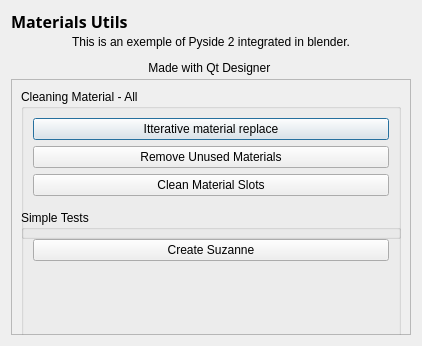
<?xml version="1.0" encoding="UTF-8"?>
<ui version="4.0">
 <class>Dialog</class>
 <widget class="QDialog" name="Dialog">
  <property name="geometry">
   <rect>
    <x>0</x>
    <y>0</y>
    <width>420</width>
    <height>346</height>
   </rect>
  </property>
  <property name="windowTitle">
   <string>Dialog</string>
  </property>
  <layout class="QHBoxLayout" name="horizontalLayout">
   <item>
    <layout class="QVBoxLayout" name="verticalLayout_3">
     <property name="spacing">
      <number>4</number>
     </property>
     <property name="sizeConstraint">
      <enum>QLayout::SetMinimumSize</enum>
     </property>
     <item>
      <widget class="QLabel" name="label">
       <property name="sizePolicy">
        <sizepolicy hsizetype="Minimum" vsizetype="Minimum">
         <horstretch>0</horstretch>
         <verstretch>0</verstretch>
        </sizepolicy>
       </property>
       <property name="minimumSize">
        <size>
         <width>0</width>
         <height>20</height>
        </size>
       </property>
       <property name="maximumSize">
        <size>
         <width>16777215</width>
         <height>20</height>
        </size>
       </property>
       <property name="font">
        <font>
         <family>Arial Black</family>
         <pointsize>12</pointsize>
         <weight>75</weight>
         <bold>true</bold>
        </font>
       </property>
       <property name="text">
        <string>Materials Utils</string>
       </property>
      </widget>
     </item>
     <item>
      <spacer name="verticalSpacer_4">
       <property name="orientation">
        <enum>Qt::Vertical</enum>
       </property>
       <property name="sizeHint" stdset="0">
        <size>
         <width>20</width>
         <height>40</height>
        </size>
       </property>
      </spacer>
     </item>
     <item>
      <widget class="QLabel" name="label_2">
       <property name="font">
        <font>
         <family>Arial</family>
        </font>
       </property>
       <property name="contextMenuPolicy">
        <enum>Qt::NoContextMenu</enum>
       </property>
       <property name="layoutDirection">
        <enum>Qt::LeftToRight</enum>
       </property>
       <property name="text">
        <string>&lt;html&gt;&lt;head/&gt;&lt;body&gt;&lt;p align=&quot;center&quot;&gt;This is an exemple of Pyside 2 integrated in blender.&lt;/p&gt;&lt;p align=&quot;center&quot;&gt;Made with Qt Designer &lt;/p&gt;&lt;/body&gt;&lt;/html&gt;</string>
       </property>
      </widget>
     </item>
     <item>
      <widget class="QFrame" name="frame">
       <property name="minimumSize">
        <size>
         <width>400</width>
         <height>250</height>
        </size>
       </property>
       <property name="maximumSize">
        <size>
         <width>16777215</width>
         <height>300</height>
        </size>
       </property>
       <property name="frameShape">
        <enum>QFrame::StyledPanel</enum>
       </property>
       <property name="frameShadow">
        <enum>QFrame::Raised</enum>
       </property>
       <layout class="QVBoxLayout" name="verticalLayout_4">
        <item>
         <widget class="QGroupBox" name="groupBox_2">
          <property name="minimumSize">
           <size>
            <width>0</width>
            <height>150</height>
           </size>
          </property>
          <property name="maximumSize">
           <size>
            <width>16777215</width>
            <height>150</height>
           </size>
          </property>
          <property name="title">
           <string>Cleaning Material - All</string>
          </property>
          <layout class="QVBoxLayout" name="verticalLayout_5">
           <item>
            <widget class="QPushButton" name="IteMatBtn_all">
             <property name="text">
              <string>Itterative material replace</string>
             </property>
            </widget>
           </item>
           <item>
            <widget class="QPushButton" name="RemUnMat_all">
             <property name="text">
              <string>Remove Unused Materials</string>
             </property>
            </widget>
           </item>
           <item>
            <widget class="QPushButton" name="CleanMat_all">
             <property name="text">
              <string>Clean Material Slots</string>
             </property>
            </widget>
           </item>
           <item>
            <spacer name="verticalSpacer">
             <property name="orientation">
              <enum>Qt::Vertical</enum>
             </property>
             <property name="sizeType">
              <enum>QSizePolicy::MinimumExpanding</enum>
             </property>
             <property name="sizeHint" stdset="0">
              <size>
               <width>15</width>
               <height>15</height>
              </size>
             </property>
            </spacer>
           </item>
          </layout>
         </widget>
        </item>
        <item>
         <widget class="QGroupBox" name="groupBox_3">
          <property name="minimumSize">
           <size>
            <width>0</width>
            <height>150</height>
           </size>
          </property>
          <property name="maximumSize">
           <size>
            <width>16777215</width>
            <height>150</height>
           </size>
          </property>
          <property name="title">
           <string>Simple Tests</string>
          </property>
          <layout class="QVBoxLayout" name="verticalLayout_6">
           <item>
            <widget class="QPushButton" name="Suzanne">
             <property name="text">
              <string>Create Suzanne</string>
             </property>
            </widget>
           </item>
           <item>
            <spacer name="verticalSpacer_2">
             <property name="orientation">
              <enum>Qt::Vertical</enum>
             </property>
             <property name="sizeHint" stdset="0">
              <size>
               <width>15</width>
               <height>15</height>
              </size>
             </property>
            </spacer>
           </item>
          </layout>
         </widget>
        </item>
       </layout>
      </widget>
     </item>
     <item>
      <spacer name="verticalSpacer_3">
       <property name="orientation">
        <enum>Qt::Vertical</enum>
       </property>
       <property name="sizeHint" stdset="0">
        <size>
         <width>20</width>
         <height>40</height>
        </size>
       </property>
      </spacer>
     </item>
    </layout>
   </item>
  </layout>
 </widget>
 <resources/>
 <connections/>
</ui>
